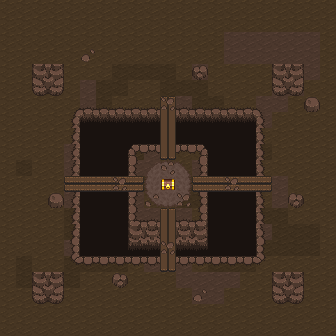

A level layout from a 2D game, rendered from its tile map. Below: a short description, then the map file with tile-grid data replaced by summaries:
An orthogonal 21x21 tile map with 16x16 px tiles, 5 tile layers (Floors, Hole (Floors), Obstacles, Details (Floors), ...), 6 hidden layers not drawn, 4 tilesets.

<map version="1.10" tiledversion="1.11.0" orientation="orthogonal" renderorder="right-down" width="21" height="21" tilewidth="16" tileheight="16" infinite="0" nextlayerid="13" nextobjectid="1">
 <tileset firstgid="1" source="RA_Beast.tsx" />
 <tileset firstgid="449" source="RA_Wasteland.tsx" />
 <tileset firstgid="1553" source="RA_Hell.tsx" />
 <tileset firstgid="1809" source="RA_Cavern.tsx" />
 <layer id="3" name="Floors" width="21" height="21">
  <data>[441 cells, 441 non-empty, 3 distinct tile ids]</data>
 </layer>
 <layer id="11" name="Hole (Floors)" width="21" height="21">
  <data>[441 cells, 143 non-empty, 44 distinct tile ids]</data>
 </layer>
 <layer id="2" name="Walls" width="21" height="21" visible="0" locked="1">
  <data>[441 cells, 118 non-empty, 12 distinct tile ids]</data>
 </layer>
 <layer id="8" name="Obstacles" width="21" height="21">
  <data>[441 cells, 57 non-empty, 6 distinct tile ids]</data>
 </layer>
 <layer id="10" name="Details (Floors)" width="21" height="21">
  <data>[441 cells, 14 non-empty, 7 distinct tile ids]</data>
 </layer>
 <layer id="9" name="Chest (Obstacles)" width="21" height="21">
  <data>[441 cells, 1 non-empty, 1 distinct tile ids]</data>
 </layer>
 <layer id="12" name="Foreground" width="21" height="21" visible="0">
  <data>[441 cells, 16 non-empty, 4 distinct tile ids]</data>
 </layer>
 <layer id="4" name="Door N" width="21" height="21" visible="0" locked="1">
  <data>[441 cells, 6 non-empty, 6 distinct tile ids]</data>
 </layer>
 <layer id="1" name="Door S" width="21" height="21" visible="0" locked="1">
  <data>[441 cells, 5 non-empty, 2 distinct tile ids]</data>
 </layer>
 <layer id="5" name="Door E" width="21" height="21" visible="0" locked="1">
  <data>[441 cells, 5 non-empty, 2 distinct tile ids]</data>
 </layer>
 <layer id="6" name="Door W" width="21" height="21" visible="0" locked="1">
  <data>[441 cells, 5 non-empty, 2 distinct tile ids]</data>
 </layer>
</map>
